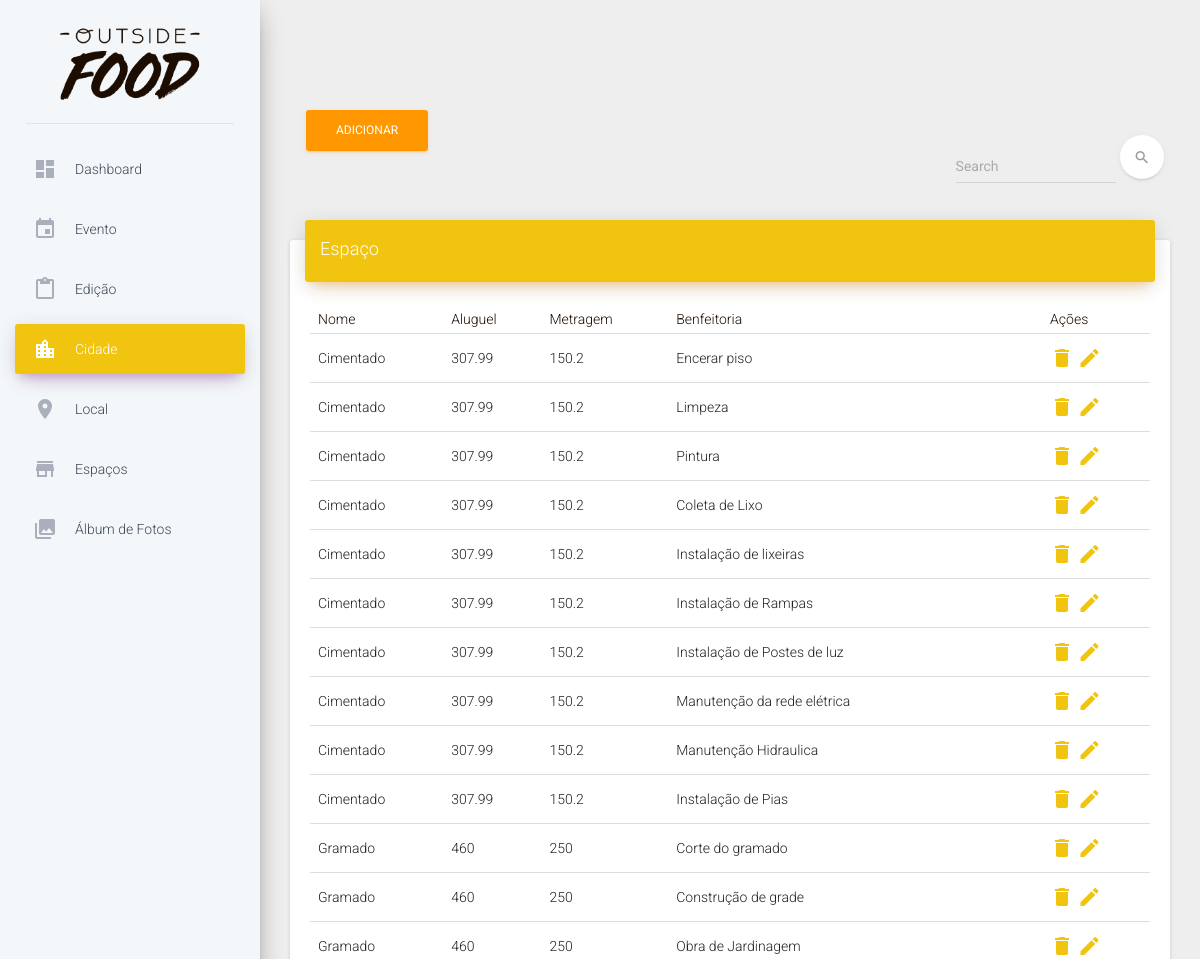
/SistemaOutsideFood/espaco.php (upper part), run on an earlier commit of the app's database.
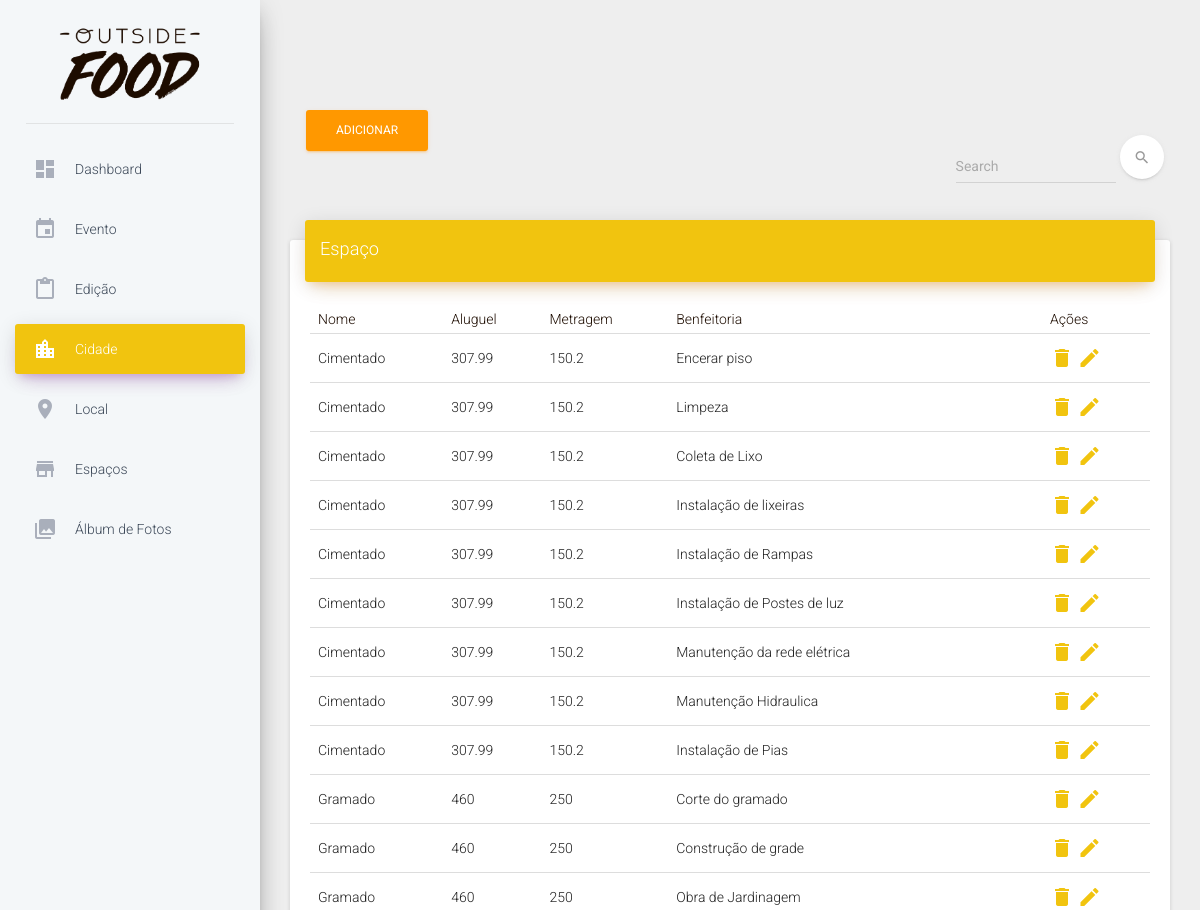
And on a later commit of the database.
### tables this page shows
CREATE TABLE `espacos` (
  `id` int(10) UNSIGNED NOT NULL,
  `nome` varchar(45) NOT NULL,
  `aluguel` varchar(15) NOT NULL,
  `metragem` double NOT NULL,
  `benfeitoria` varchar(100) NOT NULL
);

### SistemaOutsideFood/assets/php/classes/classEspacos.php (called while the page is built, shortened)
<?php
class Espacos{
	public function __construct() {
		$database = new Database();
		$dbSet = $database->dbSet();
		$this->conn = $dbSet;
	}
	public function index(){
		$stmt = $this->conn->prepare("SELECT * FROM `espacos` WHERE 1 ORDER BY `nome`");
		$stmt->execute();
		return $stmt;
	}
}
?>

### SistemaOutsideFood/espaco.php (the view, shortened to what this page needs)
<?php
require_once 'headeradmin.php';
require_once 'assets/php/classes/classEspacos.php';
$espacos = new Espacos();
?>
<div class="content">
  <div class="container-fluid">
    <div class="collapse navbar-collapse">
      <a href="./adicionarespaco.php">
        <button type="button" class="btn btn-warning">Adicionar</button>
      </a>
      <form class="navbar-form navbar-right" role="search">
        <div class="form-group  is-empty">
          <input type="text" class="form-control" placeholder="Search">
        </div>
        <button type="submit" class="btn btn-white btn-round btn-just-icon">
          <i class="material-icons">search</i>
          <div class="ripple-container"></div>
        </button>
      </form>
    </div>
  </div>
  <div class="container-fluid">
    <div class="row">
      <div class="col-md-12">
        <div class="card">
          <div class="card-header" data-background-color="orange">
            <h4 class="title">Espaço</h4>
          </div>
          <div class="card-content table-responsive">
            <table class="table">
              <thead class="text-primary">
                <th>Nome</th>
                <th>Aluguel</th>
                <th>Metragem</th>
                <th>Benfeitoria</th>
                <th class="actions">Ações</th>
              </thead>
              <tbody>
                <?php
                $todosEspacos = $espacos->index();
                while($row = $todosEspacos->fetch(PDO::FETCH_OBJ)){
                  ?>
                  <tr>
                    <td class="nome"><?php echo $row->nome; ?></td>
                    <td class="aluguel"><?php echo $row->aluguel; ?></td>
                    <td class="metragem"><?php echo $row->metragem; ?></td>
                    <td class="benfeitoria"><?php echo $row->benfeitoria; ?></td>
                    <td class="actions">
                      <a href="" data-toggle="modal" data-target="#exampleModal<?php echo $row->id ?>" ><i class="material-icons">delete</i></a>
                      <a href="./editarespaco.php"><i class="material-icons">mode_edit</i></a>
                    </td>
                  </tr>
                  <?php
                }
                ?>
              </tbody>
            </table>
          </div>
        </div>
      </div>
    </div>
  </div>
</div>
<?php
require_once 'footer.php';
?>

### SistemaOutsideFood/headeradmin.php (shortened to what this page needs)
<!doctype html>
<html lang="pt-BR">
<head>
    <link href="assets/css/bootstrap.min.css" rel="stylesheet" />
    <link href="assets/css/material-dashboard.css?v=1.2.0" rel="stylesheet" />
    <link href="assets/css/demo.css" rel="stylesheet" />
    <link href="http://maxcdn.bootstrapcdn.com/font-awesome/latest/css/font-awesome.min.css" rel="stylesheet">
</head>
<body>
    <div class="wrapper">
        <div class="sidebar" data-color="purple" data-image="assets/img/sidebar-1.jpg">
            <div class="logo">
                <a href="http://www.creative-tim.com" class="simple-text">
                <img class="logo1" src="assets/img/oft1.png">
                </a>
            </div>
            <div class="sidebar-wrapper">
                <ul class="nav">
                    <li id="dashboard">
                        <a href="dashboard.html">
                            <i class="material-icons">dashboard</i>
                            <p>Dashboard</p>
                        </a>
                    </li>
                    <li id="eventos">
                        <a href="./evento.php">
                            <i class="material-icons">event</i>
                            <p>Evento</p>
                        </a>
                    </li>
                    <li id="edicao">
                        <a href="./edicao.php">
                            <i class="material-icons">content_paste</i>
                            <p>Edição</p>
                        </a>
                    </li>
                    <li id="cidade">
                        <a href="./cidade.php">
                            <i class="material-icons">location_city</i>
                            <p>Cidade</p>
                        </a>
                    </li>
                    <li id="local">
                        <a href="./local.php">
                            <i class="material-icons">location_on</i>
                            <p>Local</p>
                        </a>
                    </li>
                    <li id="espaco">
                        <a href="./espaco.php">
                            <i class="material-icons">store</i>
                            <p>Espaços</p>
                        </a>
                    </li>
                    <li id="album">
                        <a href="./maps.html">
                            <i class="material-icons">photo_library</i>
                            <p>Álbum de Fotos</p>
                        </a>
                    </li>
                </ul>
            </div>
        </div>
        <div class="main-panel">

### SistemaOutsideFood/footer.php (shortened to what this page needs)
     </div>
</body>
</html>

What changed in the data, as far as the page shows it:
removed espacos: nome "Cimentado", aluguel "307.99", metragem "150.2", benfeitoria "Pintura"
